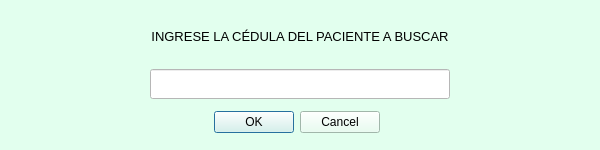
<?xml version="1.0" encoding="UTF-8"?>
<ui version="4.0">
 <class>Dialog</class>
 <widget class="QDialog" name="Dialog">
  <property name="geometry">
   <rect>
    <x>0</x>
    <y>0</y>
    <width>600</width>
    <height>150</height>
   </rect>
  </property>
  <property name="minimumSize">
   <size>
    <width>600</width>
    <height>150</height>
   </size>
  </property>
  <property name="maximumSize">
   <size>
    <width>600</width>
    <height>150</height>
   </size>
  </property>
  <property name="windowTitle">
   <string>Dialog</string>
  </property>
  <property name="styleSheet">
   <string notr="true">background-color: rgb(226, 255, 238);</string>
  </property>
  <layout class="QGridLayout" name="gridLayout">
   <item row="3" column="0">
    <widget class="QDialogButtonBox" name="BotonOkCancel">
     <property name="enabled">
      <bool>true</bool>
     </property>
     <property name="maximumSize">
      <size>
       <width>230</width>
       <height>16777215</height>
      </size>
     </property>
     <property name="orientation">
      <enum>Qt::Horizontal</enum>
     </property>
     <property name="standardButtons">
      <set>QDialogButtonBox::Cancel|QDialogButtonBox::Ok</set>
     </property>
    </widget>
   </item>
   <item row="2" column="0">
    <widget class="QLineEdit" name="InputCedula">
     <property name="maximumSize">
      <size>
       <width>300</width>
       <height>30</height>
      </size>
     </property>
     <property name="styleSheet">
      <string notr="true">background-color: rgb(255, 255, 255);</string>
     </property>
    </widget>
   </item>
   <item row="0" column="0">
    <widget class="QLabel" name="label">
     <property name="maximumSize">
      <size>
       <width>1000</width>
       <height>40</height>
      </size>
     </property>
     <property name="text">
      <string>&lt;html&gt;&lt;head/&gt;&lt;body&gt;&lt;p align=&quot;center&quot;&gt;&lt;span style=&quot; font-size:10pt;&quot;&gt;INGRESE LA CÉDULA DEL PACIENTE A BUSCAR&lt;/span&gt;&lt;/p&gt;&lt;/body&gt;&lt;/html&gt;</string>
     </property>
    </widget>
   </item>
  </layout>
 </widget>
 <resources/>
 <connections>
  <connection>
   <sender>BotonOkCancel</sender>
   <signal>accepted()</signal>
   <receiver>Dialog</receiver>
   <slot>accept()</slot>
   <hints>
    <hint type="sourcelabel">
     <x>248</x>
     <y>254</y>
    </hint>
    <hint type="destinationlabel">
     <x>157</x>
     <y>274</y>
    </hint>
   </hints>
  </connection>
  <connection>
   <sender>BotonOkCancel</sender>
   <signal>rejected()</signal>
   <receiver>Dialog</receiver>
   <slot>reject()</slot>
   <hints>
    <hint type="sourcelabel">
     <x>316</x>
     <y>260</y>
    </hint>
    <hint type="destinationlabel">
     <x>286</x>
     <y>274</y>
    </hint>
   </hints>
  </connection>
 </connections>
</ui>
